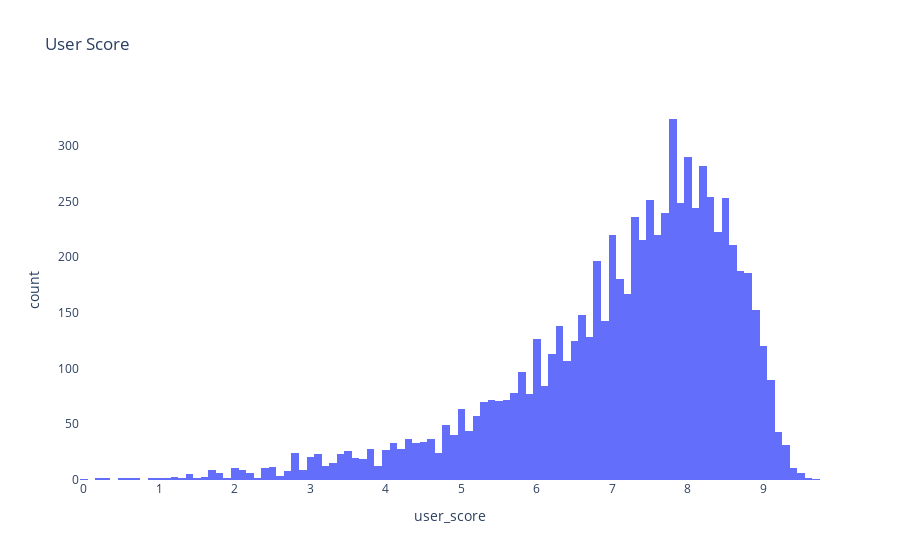

Notebook source saved alongside this figure:
### Markdown cell above
critic_score is left-skewed, so I will fill missing values with the median.

### Code cell
# Check distribution of user_score
us_hist = px.histogram(vg, x='user_score', title='User Score')

us_hist.update_layout({
    'plot_bgcolor':'rgba(0, 0, 0, 0)',
    'paper_bgcolor':'rgba(0, 0, 0, 0)'
})

us_hist.show()

### Figure 1 — Plotly figure (JSON) as saved in the notebook; plotly's stock layout.template omitted (floating-point values rounded to 4 significant figures; data arrays with more than 128 entries replaced by an {"elided": "..."} marker saying what was removed)
{"data": [{"alignmentgroup": "True", "bingroup": "x", "hovertemplate": "user_score=%{x}<br>count=%{y}<extra></extra>", "legendgroup": "", "marker": {"color": "#636efa", "pattern": {"shape": ""}}, "name": "", "offsetgroup": "", "orientation": "v", "showlegend": false, "type": "histogram", "x": {"elided": "16715 float values"}, "xaxis": "x", "yaxis": "y"}], "layout": {"barmode": "relative", "legend": {"tracegroupgap": 0}, "paper_bgcolor": "rgba(0, 0, 0, 0)", "plot_bgcolor": "rgba(0, 0, 0, 0)", "title": {"text": "User Score"}, "xaxis": {"anchor": "y", "domain": [0, 1], "title": {"text": "user_score"}}, "yaxis": {"anchor": "x", "domain": [0, 1], "title": {"text": "count"}}}}
